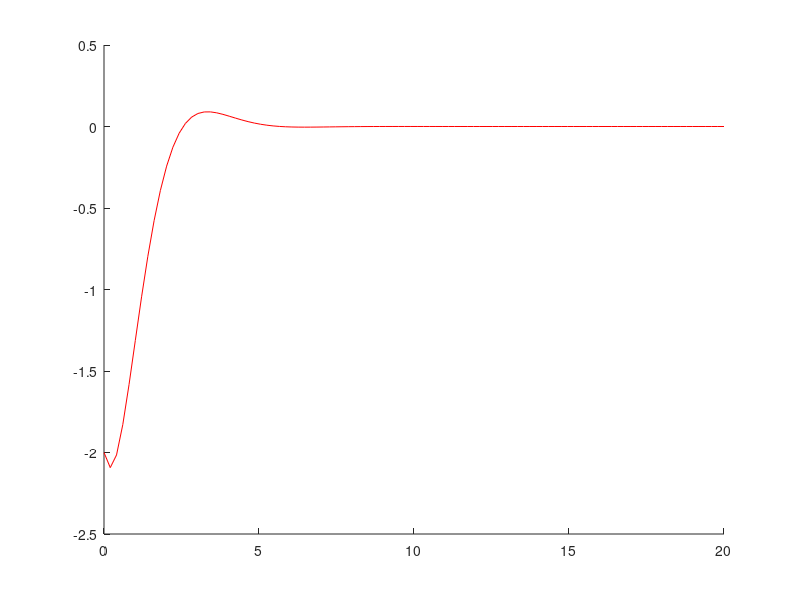

Source code (MATLAB):
%% ME3001-001 Mechanical Engineering Analysis
%
% Tristan Hill 7/9/2014
%
% Solving Ordinary Differential Equations 
% and Modeling Mechanical Systems
%
% Mass - Spring - Damper - Free Damped Vibration 
%%
clc; clear all; close all

% define the system parameters
m=10; %kg 
k=20; %N/m
c=20; %N*s/m
% check damping condition 
if c^2-4*m*k < 0 
    disp('Underdamped')
elseif c^2-4*m*k > 0
    disp('Overdamped')
else
    disp('Critically Damped')
end

beta=sqrt(abs(c^2-4*m*k))/(2*m);
alpha=(-c/(2*m));

x_o=2;
v_o=5;

c1=x_o;

c2=(v_o-c1)/beta;

n=100;
tmax=20;
t=linspace(0,tmax,n);

for i=1:n
    x(i)=exp(alpha*t(i))*(c1*cos(beta*t(i))+c2*sin(beta*t(i)));
%     x_d(i)=exp(alpha*t(i));
end

figure(1);hold on
plot(t,-x,'r')
% plot(t,x_d,'b')
